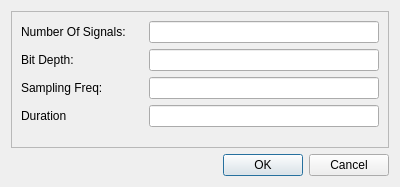
<?xml version="1.0" encoding="UTF-8"?>
<ui version="4.0">
 <class>signalParams</class>
 <widget class="QDialog" name="signalParams">
  <property name="geometry">
   <rect>
    <x>0</x>
    <y>0</y>
    <width>400</width>
    <height>187</height>
   </rect>
  </property>
  <property name="windowTitle">
   <string>Signals Parameters</string>
  </property>
  <layout class="QVBoxLayout" name="verticalLayout">
   <item>
    <widget class="QFrame" name="frame">
     <property name="frameShape">
      <enum>QFrame::StyledPanel</enum>
     </property>
     <property name="frameShadow">
      <enum>QFrame::Raised</enum>
     </property>
     <layout class="QFormLayout" name="formLayout">
      <property name="horizontalSpacing">
       <number>20</number>
      </property>
      <item row="0" column="0">
       <widget class="QLabel" name="num_signal_label">
        <property name="text">
         <string>Number Of Signals: </string>
        </property>
       </widget>
      </item>
      <item row="0" column="1">
       <widget class="QLineEdit" name="numSignalInput"/>
      </item>
      <item row="1" column="0">
       <widget class="QLabel" name="bit_depth_label">
        <property name="text">
         <string>Bit Depth:</string>
        </property>
       </widget>
      </item>
      <item row="1" column="1">
       <widget class="QLineEdit" name="bit_depth_input"/>
      </item>
      <item row="2" column="0">
       <widget class="QLabel" name="fs_label">
        <property name="text">
         <string>Sampling Freq: </string>
        </property>
       </widget>
      </item>
      <item row="2" column="1">
       <widget class="QLineEdit" name="fs_input"/>
      </item>
      <item row="3" column="0">
       <widget class="QLabel" name="durationLabel">
        <property name="text">
         <string>Duration</string>
        </property>
       </widget>
      </item>
      <item row="3" column="1">
       <widget class="QLineEdit" name="durationLineEdit"/>
      </item>
     </layout>
    </widget>
   </item>
   <item>
    <widget class="QDialogButtonBox" name="buttonBox">
     <property name="orientation">
      <enum>Qt::Horizontal</enum>
     </property>
     <property name="standardButtons">
      <set>QDialogButtonBox::Cancel|QDialogButtonBox::Ok</set>
     </property>
    </widget>
   </item>
  </layout>
 </widget>
 <resources/>
 <connections>
  <connection>
   <sender>buttonBox</sender>
   <signal>accepted()</signal>
   <receiver>signalParams</receiver>
   <slot>accept()</slot>
   <hints>
    <hint type="sourcelabel">
     <x>248</x>
     <y>254</y>
    </hint>
    <hint type="destinationlabel">
     <x>157</x>
     <y>274</y>
    </hint>
   </hints>
  </connection>
  <connection>
   <sender>buttonBox</sender>
   <signal>rejected()</signal>
   <receiver>signalParams</receiver>
   <slot>reject()</slot>
   <hints>
    <hint type="sourcelabel">
     <x>316</x>
     <y>260</y>
    </hint>
    <hint type="destinationlabel">
     <x>286</x>
     <y>274</y>
    </hint>
   </hints>
  </connection>
 </connections>
</ui>
